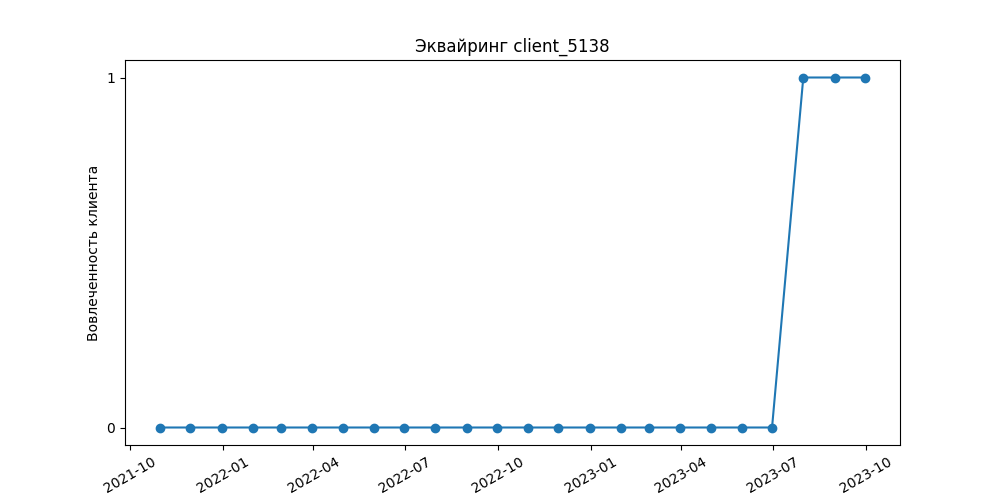

Source code (Python):
import sys

import pandas as pd
from matplotlib import pyplot as plt


def plot_attendance(row: pd.Series):
    # Convert the index to DatetimeIndex
    row_index = pd.to_datetime(row.index)

    # Convert values to strings
    values_as_strings = row.values.astype(str)

    plt.figure(figsize=(10, 5))
    plt.plot(row_index, values_as_strings, marker='o')
    plt.title(f'Эквайринг {row.name}')
    plt.ylabel(f'Вовлеченность клиента')
    plt.xticks(rotation=30)  # Rotate x-axis labels for better readability
    plt.savefig(f'attendance.png')


def run_attendance(arg1):
    df = pd.read_excel('2.xlsx', header=0, index_col=0)
    plot_attendance(df.loc[arg1])


if __name__ == '__main__':
    # arg1 = sys.argv[1]
    arg1 = 'client_5138'

    run_attendance(arg1)
